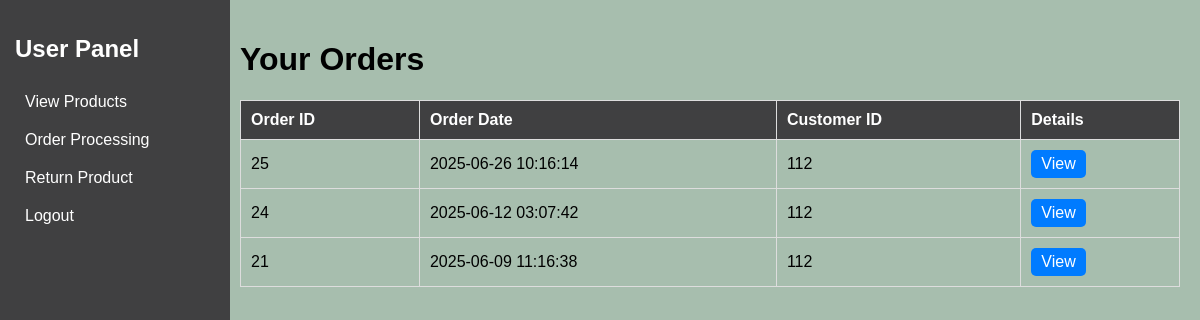
Page /user_orders.php (signed in) on the committed database.
### tables this page shows
CREATE TABLE `orders` (
  `order_id` int(11) NOT NULL,
  `ordered_at` timestamp NOT NULL DEFAULT current_timestamp() ON UPDATE current_timestamp(),
  `user_id` int(11) NOT NULL,
  `order_date` timestamp NOT NULL DEFAULT current_timestamp(),
  `order_status` varchar(20) DEFAULT NULL,
  `product_id` int(11) DEFAULT NULL,
  `created_at` timestamp NOT NULL DEFAULT current_timestamp(),
  `quantity` int(11) NOT NULL DEFAULT 1,
  `supplier_id` int(11) DEFAULT NULL
);

### user_orders.php (the view, shortened to what this page needs)
<?php
$servername = "localhost";
$username = "root";
$password = "";
$dbname = "inventory_management_system";
$conn = new mysqli($servername, $username, $password, $dbname);
$user_id = $_SESSION['user_id'];
$orders = $conn->query("SELECT order_id, order_date, user_id FROM orders WHERE user_id = $user_id ORDER BY order_date DESC");
?>
<!DOCTYPE html>
<html lang="en">
<head>
</head>
<body>
<div class="sidebar">
    <h2>User Panel</h2>
    <a href="user_dashboard.php">View Products</a>
    <a href="#">Order Processing</a>
    <a href="return_policy.php">Return Product</a>
    <a href="logout.php">Logout</a>
</div>
<div class="container">
    <h1>Your Orders</h1>
    <table>
        <tr>
            <th>Order ID</th>
            <th>Order Date</th>
            <th>Customer ID</th>
            <th>Details</th>
        </tr>
        <?php if ($orders->num_rows > 0): ?>
            <?php while ($order = $orders->fetch_assoc()): ?>
                <tr>
                    <td><?php echo $order['order_id']; ?></td>
                    <td><?php echo $order['order_date']; ?></td>
                    <td><?php echo $order['user_id']; ?></td>
                    <td><a href="order_details.php?order_id=<?php echo $order['order_id']; ?>" class="details-btn">View</a></td>
                </tr>
            <?php endwhile; ?>
        <?php else: ?>
            <tr><td colspan="4">No orders found.</td></tr>
        <?php endif; ?>
    </table>
</div>
</body>
</html>

### user_orders.php (style rules this page uses)
body { font-family: Arial, sans-serif; background: #A7BEAE; display: flex; margin: 0; }
.sidebar { width: 200px; background: #404041; padding: 15px; height: 100vh; position: fixed; color: white; }
.sidebar a { display: block; color: white; padding: 10px; text-decoration: none; }
.container { margin-left: 220px; padding: 20px; width: calc(100% - 220px); }
table { width: 100%; border-collapse: collapse; margin-top: 20px; }
th, td { border: 1px solid #ddd; text-align: left; padding: 10px; }
th { background: #404041; color: white; }
.details-btn { background: #007bff; color: white; padding: 5px 10px; text-decoration: none; border-radius: 5px; display: inline-block; }

### rows in the picture
orders: order_id "25", order_date "2025-06-26 10:16:14", user "112"
orders: order_id "24", order_date "2025-06-12 03:07:42", user "112"
orders: order_id "21", order_date "2025-06-09 11:16:38", user "112"
